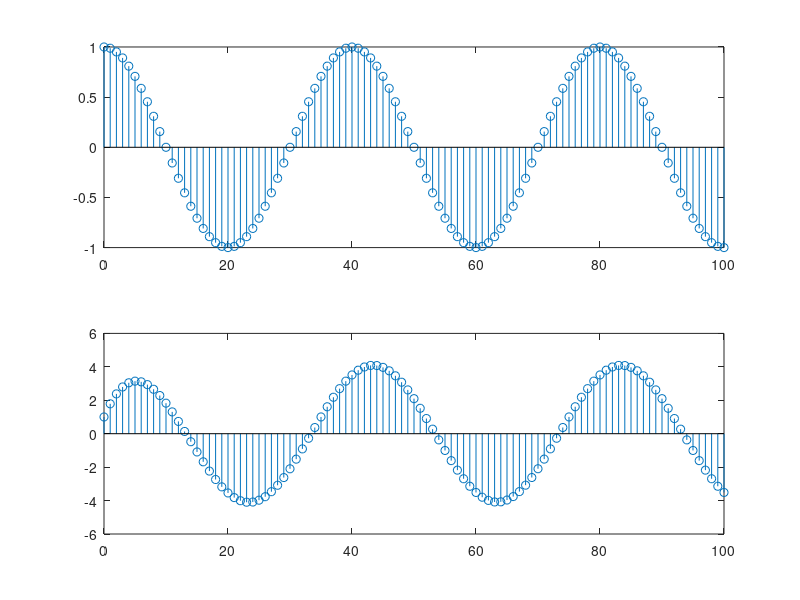

MATLAB code to generate this figure:
% Ex3_15
% 한밭대학교 20191780 육정훈

a = [1, -0.8];
b = 1;
n = 0:100;
x = cos(0.05 * pi * n);
y = filter(b, a, x);

subplot(2, 1, 1); stem(n, x);
subplot(2, 1, 2); stem(n, y);
